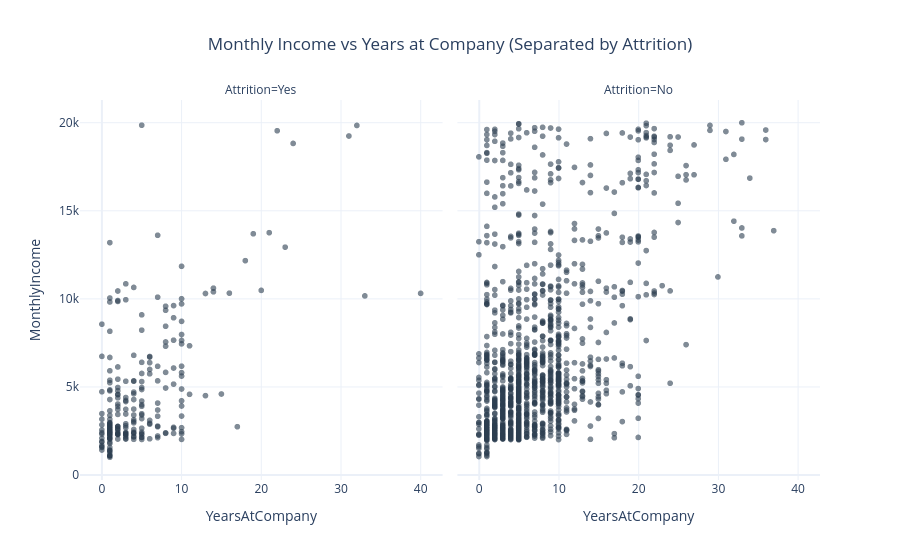

The cell this chart's notebook holds for it:
### Markdown cell above
### Income v Years at the company

### Code cell
fig = px.scatter(
    df,
    x="YearsAtCompany",
    y="MonthlyIncome",
    facet_col="Attrition",
    color_discrete_sequence=["#2c3e50"],
    opacity=0.6,
    template="plotly_white",
    title="Monthly Income vs Years at Company (Separated by Attrition)"
)

fig.update_traces(marker=dict(size=6))
fig.update_layout(title_x=0.5)

fig.show()

### Figure 1 — Plotly figure (JSON) as saved in the notebook; plotly's stock layout.template omitted (floating-point values rounded to 4 significant figures; data arrays with more than 128 entries replaced by an {"elided": "..."} marker saying what was removed)
{"data": [{"hovertemplate": "Attrition=Yes<br>YearsAtCompany=%{x}<br>MonthlyIncome=%{y}<extra></extra>", "legendgroup": "", "marker": {"color": "#2c3e50", "opacity": 0.6, "size": 6, "symbol": "circle"}, "mode": "markers", "name": "", "showlegend": false, "type": "scattergl", "x": {"elided": "237 int values"}, "xaxis": "x", "y": {"elided": "237 int values"}, "yaxis": "y"}, {"hovertemplate": "Attrition=No<br>YearsAtCompany=%{x}<br>MonthlyIncome=%{y}<extra></extra>", "legendgroup": "", "marker": {"color": "#2c3e50", "opacity": 0.6, "size": 6, "symbol": "circle"}, "mode": "markers", "name": "", "showlegend": false, "type": "scattergl", "x": {"elided": "1233 int values"}, "xaxis": "x2", "y": {"elided": "1233 int values"}, "yaxis": "y2"}], "layout": {"annotations": [{"font": {}, "showarrow": false, "text": "Attrition=Yes", "x": 0.245, "xanchor": "center", "xref": "paper", "y": 1, "yanchor": "bottom", "yref": "paper"}, {"font": {}, "showarrow": false, "text": "Attrition=No", "x": 0.755, "xanchor": "center", "xref": "paper", "y": 1, "yanchor": "bottom", "yref": "paper"}], "legend": {"tracegroupgap": 0}, "title": {"text": "Monthly Income vs Years at Company (Separated by Attrition)", "x": 0.5}, "xaxis": {"anchor": "y", "domain": [0, 0.49], "title": {"text": "YearsAtCompany"}}, "xaxis2": {"anchor": "y2", "domain": [0.51, 1], "matches": "x", "title": {"text": "YearsAtCompany"}}, "yaxis": {"anchor": "x", "domain": [0, 1], "title": {"text": "MonthlyIncome"}}, "yaxis2": {"anchor": "x2", "domain": [0, 1], "matches": "y", "showticklabels": false}}}
